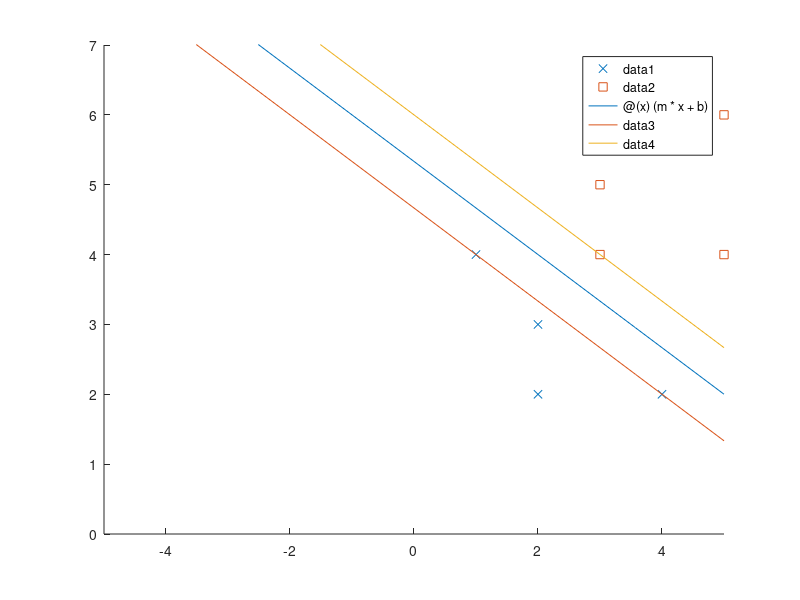

The MATLAB source for this figure:
importdata('./data/mini/trSep.dat',' ',4);
trSep = ans.data;
importdata('./data/mini/trSeplabels.dat',' ',4);
trSeplabels = ans.data;
importdata("./data/mini/tr.dat",' ',4);
tr = ans.data;
importdata("./data/mini/trlabels.dat",' ',4);
trlabels = ans.data;

axis([0 7 0 7]);
hold on
scatter(trSep(trSeplabels==1,1),tr(trSeplabels==1,2),'x');
scatter(trSep(trSeplabels==2,1),tr(trSeplabels==2,2),'s');
%hold off

res=svmtrain(trSeplabels,trSep,'-t 0 -c 100');

fprintf("Multiplicadores de Lagrange: \n");
disp(res.sv_coef);
fprintf("Vectores soporte: \n");
disp(full(res.SVs));

alfa = res.sv_coef;
clase = trlabels(res.sv_indices,1);
equis = tr(res.sv_indices,:);
mult = alfa.*equis;
sigma = sum(mult);
sigma0  = clase(1)-sigma*equis(1,:)';
fprintf("Vector de pesos: ");
disp(sigma);
fprintf(" y umbral: ");
disp(sigma0);
fprintf("Margen: \n");
disp(1/norm(sigma));

m = -1*sigma(1)/sigma(2);
b = -1*sigma0/sigma(2);
fprintf("Valores de la funcion lineal: \n\tm = %f\tb = %f\n",m,b);
svFun = @(x) (m*x + b);
fplot(svFun);
%plot(svFun(1:1:7));
b = -1*(sigma0-1)/sigma(2);
svFun = @(x) (m*x + b);
fplot(svFun);
%plot(svFun(1:1:7));
b = -1*(sigma0+1)/sigma(2);
svFun = @(x) (m*x + b);
%plot(svFun(1:1:7));
fplot(svFun);
hold off